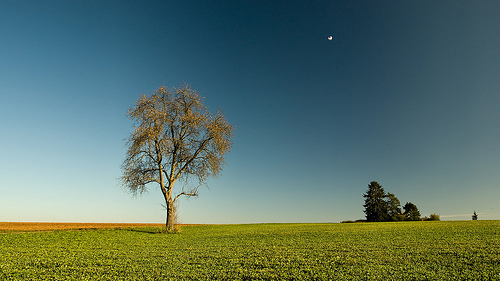
#> input picture practica3/countryside.jpg, 500 x 281 px
$ jupyter execute --allow-errors Practica3.ipynb   (shell and % lines are left out)   (Python 2 division)   (older library calls are emulated)
#> lines starting #> are read from the running program, lines starting #| are printed output that depends on the picture
[cell 1]
from skimage import data, draw,color, data, restoration
from skimage import transform, util
from scipy import misc, fftpack, signal
import numpy as np
from skimage import filters, color
from matplotlib import pyplot as plt
from PIL import Image, ImageDraw, ImageEnhance
import matplotlib.animation as animation
from scipy.misc import imresize
from scipy import ndimage as nd
import scipy

[cell 2]
rgb =  plt.imread('countryside.jpg')
#> rgb is the input picture: shape (281, 500, 3); mean R, G, B 90.9, 115.3, 103.4
img = color.rgb2gray(rgb)
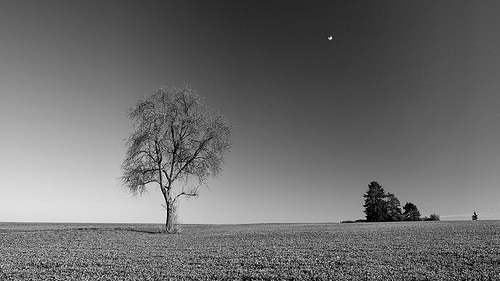
#> img: shape (281, 500) float64; min 0, max 0.996, mean 0.428
img = util.img_as_float(img)

plt.title('Original Image')
plt.imshow(rgb.astype('uint8'))

[cell 3]
def gradient(img):
    '''
    compute image gradient magnitude matrix.
    '''
    gx, gy = np.gradient(img)
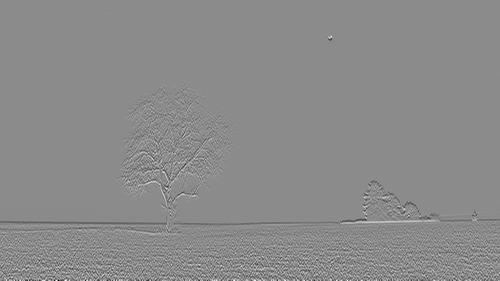
#> gx: shape (281, 500) float64; min -0.738, max 0.616, mean 0.000436; drawn with min black and max white
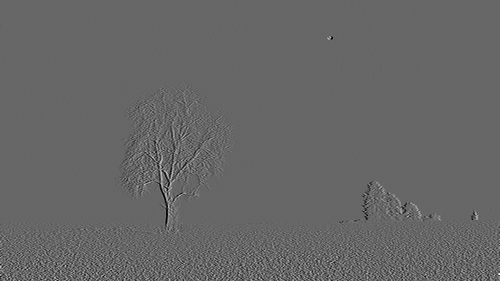
#> gy: shape (281, 500) float64; min -0.455, max 0.672, mean -0.00034; drawn with min black and max white
    grad = np.sqrt(gx*gx + gy*gy)
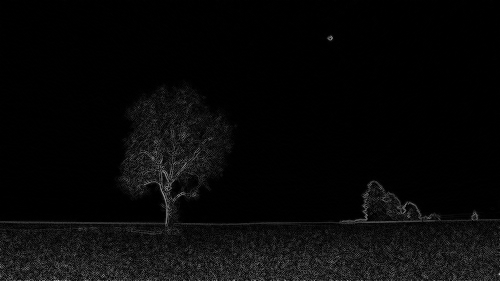
#> grad: shape (281, 500) float64; min 0, max 0.744, mean 0.0344
    return grad
grad = gradient(img)
plt.title('Contorns imatge')
plt.imshow(grad, cmap="gray" )

[cell 4]
#normalitzacio d'imatge
def normalitzar(imatge):
    return np.real((imatge - np.min(imatge)) * 256 / (np.max(imatge) - np.min(imatge)))

[cell 5]
#Calcul matriu d'energia que te cada zona
def energia(imatge):
    height,width = imatge.shape
#> height = 281; width = 500
    energia=np.zeros(imatge.shape)
    #asignem la primera linea igual que la imatge que tenim
    energia[0]=imatge[0]
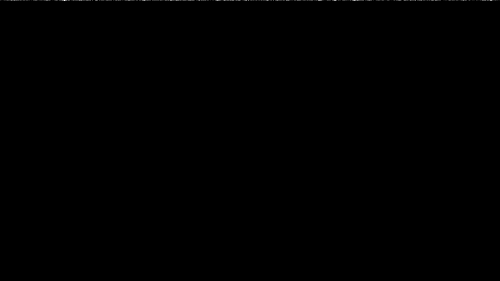
#> energia: shape (281, 500) float64; min 0, max 0.0191, mean 1.46e-05; drawn with min black and max white
    for x in range(1,height):
        for y in range(0,width):
            if y == 0:
                min_val = min( energia[x-1, y], energia[x-1, y+1] )
            elif y < width - 2:
                min_val = min( energia[x-1, y], energia[x-1, y+1] )
                min_val = min( min_val, energia[x-1, y-1] )
            else:
                min_val = min( energia[x-1, y], energia[x-1, y-1] )
            energia[x,y] = imatge[x,y] + min_val
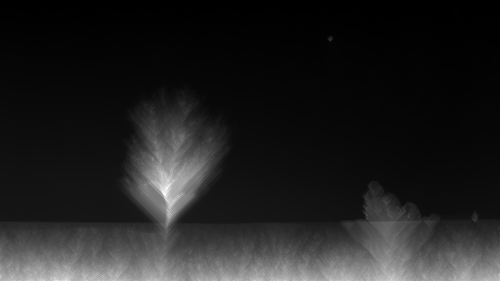
#> energia: shape (281, 500) float64; min 0, max 5.4, mean 0.698; drawn with min black and max white
    return energia

[cell 6]
#grad=normalitzar(grad)
E = energia(grad)
plt.title('Acumulacio energia')
plt.imshow(E, cmap="gray" )

[cell 7]
# El calcul del tall vertical hem de buscar el cami amb cost minim. BACKTRACKING
# Aquest tall pot ser vertical o horitzontal, es un camí de pixels connectats. En el nostre cas l'apliquem vertical
# La función de importancia / energía valora un píxel mediante la medición de su contraste con sus píxeles vecinos.
# Des de la imatge en escala de grisos retornarem el tall vertical mes baix com a llista de pixels

def tall_vertical(grad,cost):
    # Anem fins al -1 perque aixi es quedara en el 0, que tambe el necessitem.
    width, height = grad.shape

    min_val = 1e1000
    path = []
    for y in range(height):
        if cost[width-1,y] < min_val:
            min_val = cost[width-1,y]
            min_ptr = y

    pos = (width-1, min_ptr)
    path.append(pos)
    while pos[0] != 0:
        val = cost[pos] - grad[pos]
        x,y = pos
        if y == 0:
            if val == cost[x-1,y+1]:
                pos = (x-1,y+1)
            else:
                pos = (x-1,y)
        elif y <= height - 2:
            if val == cost[x-1,y+1]:
                pos = (x-1,y+1)
            elif val == cost[x-1,y]:
                pos = (x-1,y)
            else:
                pos = (x-1,y-1)
        else:
            if val == cost[x-1,y]:
                pos = (x-1,y)
            else:
                pos = (x-1,y-1)

        path.append(pos)
    return path

[cell 8]
def borrar_cami (img, path):
    height, width = img.shape[:2]
    img_retallada = np.zeros((height, width-1, img.shape[2]))
    path_cpy = set(path)
    visitat = set()
    #print path[1]
    for x in range(height):
        for y in range(width):
            if x not in visitat and (x,y) not in path_cpy:
                img_retallada[x,y] = img[x,y]
            elif (x,y) in path_cpy:
                visitat.add(x)
            else:
                img_retallada[x,y-1] = img[x,y]
    #print img_retallada.shape
    return img_retallada;

[cell 9]
path = []
#path= tall_vertical(h, llistaBacktracking[2], E, path)
#borrar_cami(grad, path)

for t in range(100):
    path = []
    path = tall_vertical(grad,E)
    rgb = borrar_cami(rgb, path)
#> this loop made 100 passes
#> pass 1, `rgb = borrar_cami(rgb, path)`:
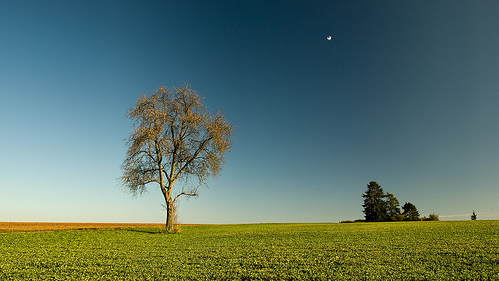
#> rgb: shape (281, 499, 3) float64; mean R, G, B 90.9, 115.3, 103.4
#> pass 2, `rgb = borrar_cami(rgb, path)`:
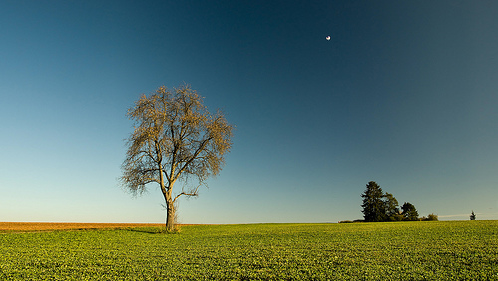
#> rgb: shape (281, 498, 3) float64; mean R, G, B 90.9, 115.3, 103.4
#> pass 3, `rgb = borrar_cami(rgb, path)`:
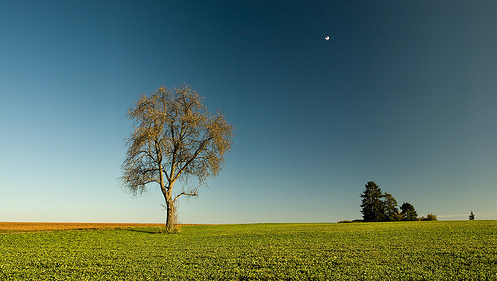
#> rgb: shape (281, 497, 3) float64; mean R, G, B 90.9, 115.3, 103.4
#> after the loop:
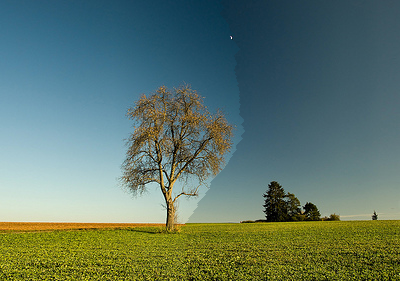
#> rgb: shape (281, 400, 3) float64; mean R, G, B 94.9, 118.2, 105.5

plt.imshow(rgb.astype('uint8'))
print rgb.shape
#| (281, 400, 3)
scipy.misc.imsave('Reduccion_final.jpg', rgb)

$ run again, with practica3/agbar.png saved as practica3/countryside.jpg
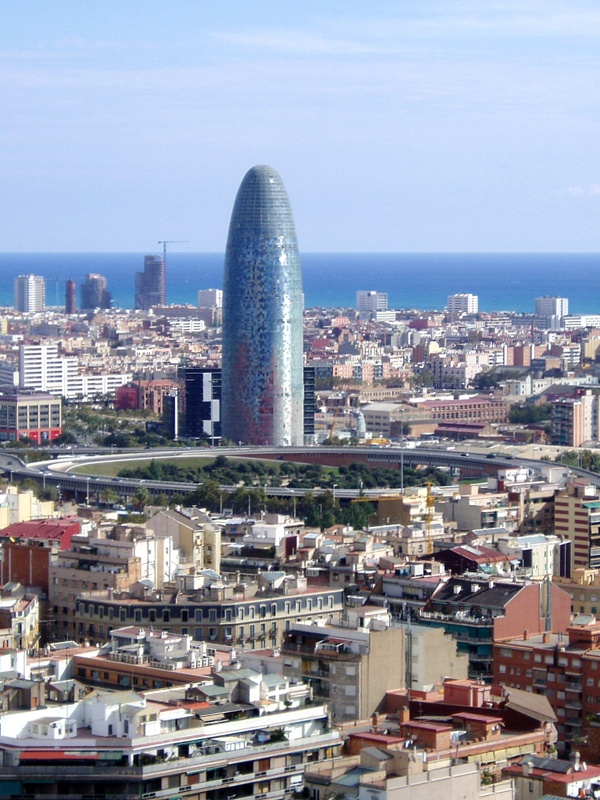
#> input picture practica3/agbar.png, 600 x 800 px
#> rgb is the input picture: shape (800, 600, 3); mean R, G, B 146.6, 152.2, 168.7
#> after the loop `for t in range(100):`:
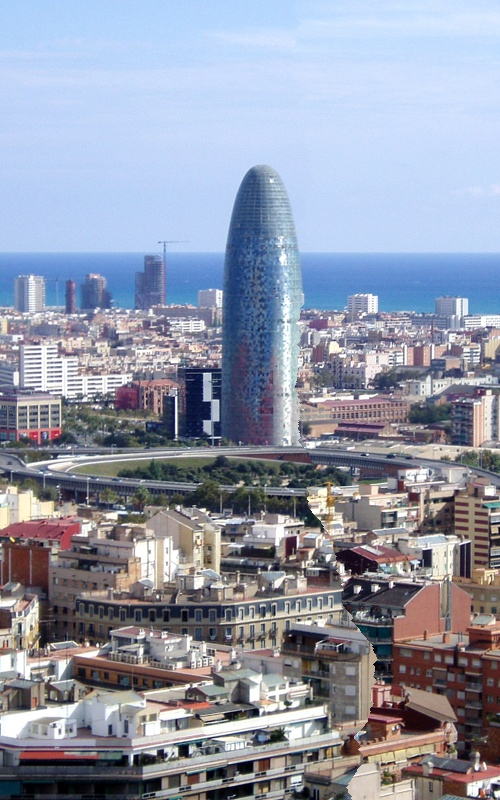
#> rgb: shape (800, 500, 3) float64; mean R, G, B 145.8, 151.7, 168.5
#| (800, 500, 3)
